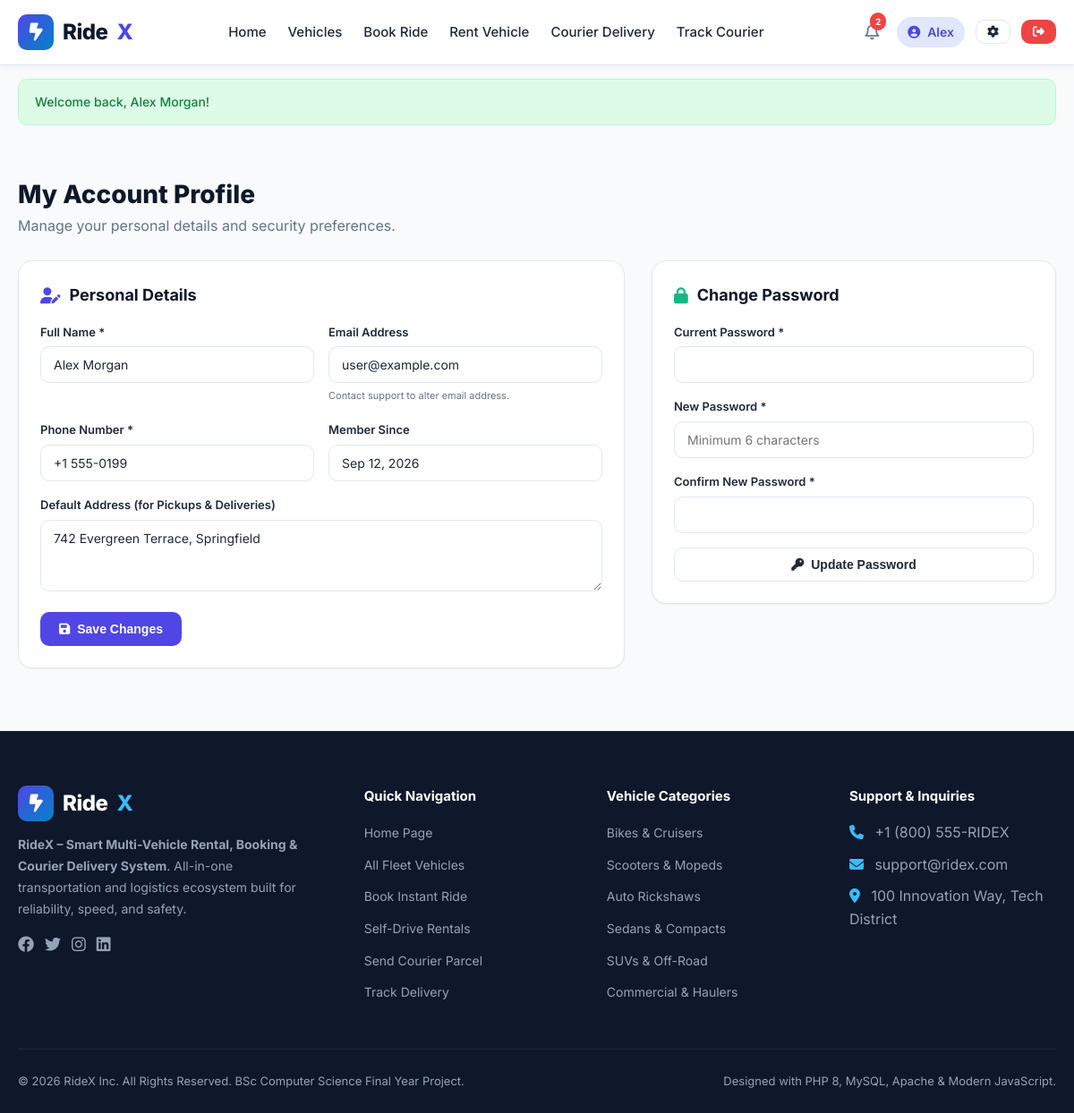
The app's page /profile.php (signed in) with its own data.
### tables this page shows
CREATE TABLE `users` (
  `id` INT AUTO_INCREMENT PRIMARY KEY,
  `full_name` VARCHAR(100) NOT NULL,
  `email` VARCHAR(120) NOT NULL UNIQUE,
  `phone` VARCHAR(20) NOT NULL,
  `password` VARCHAR(255) NOT NULL,
  `address` TEXT NULL,
  `avatar` VARCHAR(255) DEFAULT 'default-avatar.png',
  `status` ENUM('active', 'suspended') NOT NULL DEFAULT 'active',
  `created_at` TIMESTAMP DEFAULT CURRENT_TIMESTAMP,
  INDEX `idx_user_email` (`email`)
);

### profile.php (the view, shortened to what this page needs)
<?php
require_once __DIR__ . '/config/db.php';
include __DIR__ . '/includes/header.php';
?>
<div class="container" style="padding-top: 35px; padding-bottom: 70px;">
    <div style="margin-bottom: 25px;">
        <h1 style="font-size: 28px; font-weight: 800; color: var(--dark);">My Account Profile</h1>
        <p style="color: var(--text-muted);">Manage your personal details and security preferences.</p>
    </div>
    <div style="display: grid; grid-template-columns: 1.2fr 0.8fr; gap: 30px; align-items: start;">
        <div class="card">
            <h3 class="card-title"><i class="fa-solid fa-user-pen" style="color: var(--primary);"></i> Personal Details</h3>
            <form action="profile.php" method="POST">
                <div class="form-row">
                    <div class="form-group">
                        <label>Full Name *</label>
                        <input type="text" name="full_name" class="form-control" value="<?= htmlspecialchars($currentUser['full_name']) ?>" required>
                    </div>
                    <div class="form-group">
                        <label>Email Address</label>
                        <input type="email" class="form-control" value="<?= htmlspecialchars($currentUser['email']) ?>" disabled title="Email cannot be changed directly for security reasons">
                        <small style="color: var(--text-muted); font-size: 11px;">Contact support to alter email address.</small>
                    </div>
                </div>
                <div class="form-row">
                    <div class="form-group">
                        <label>Phone Number *</label>
                        <input type="tel" name="phone" class="form-control" value="<?= htmlspecialchars($currentUser['phone']) ?>" required>
                    </div>
                    <div class="form-group">
                        <label>Member Since</label>
                        <input type="text" class="form-control" value="<?= date('M d, Y', strtotime($currentUser['created_at'])) ?>" disabled>
                    </div>
                </div>
                <div class="form-group">
                    <label>Default Address (for Pickups & Deliveries)</label>
                    <textarea name="address" class="form-control" placeholder="Street, apartment, city, and postal code"><?= htmlspecialchars($currentUser['address'] ?? '') ?></textarea>
                </div>
                <button type="submit" class="btn btn-primary"><i class="fa-solid fa-floppy-disk"></i> Save Changes</button>
            </form>
        </div>
        <div class="card">
            <h3 class="card-title"><i class="fa-solid fa-lock" style="color: var(--accent);"></i> Change Password</h3>
            <form action="profile.php" method="POST">
                <div class="form-group">
                    <label>Current Password *</label>
                    <input type="password" name="current_password" class="form-control" required>
                </div>
                <div class="form-group">
                    <label>New Password *</label>
                    <input type="password" name="new_password" class="form-control" placeholder="Minimum 6 characters" required>
                </div>
                <div class="form-group">
                    <label>Confirm New Password *</label>
                    <input type="password" name="confirm_password" class="form-control" required>
                </div>
                <button type="submit" class="btn btn-outline btn-block"><i class="fa-solid fa-key"></i> Update Password</button>
            </form>
        </div>
    </div>
</div>
<?php include __DIR__ . '/includes/footer.php'; ?>

### includes/header.php (shortened to what this page needs)
<?php
require_once __DIR__ . '/../config/db.php';
$currentPage = basename($_SERVER['PHP_SELF']);
$currentUser = getCurrentUser();
$unreadNotifs = $currentUser ? getUnreadNotificationCount($currentUser['id']) : 0;
?>
<!DOCTYPE html>
<html lang="en">
<head>
    <link rel="stylesheet" href="https://cdnjs.cloudflare.com/ajax/libs/font-awesome/6.4.0/css/all.min.css">
    <link rel="stylesheet" href="css/style.css">
</head>
<body>
<header class="navbar">
    <div class="container nav-container">
        <a href="index.php" class="brand-logo" title="RideX – Smart Multi-Vehicle Rental, Booking & Courier Delivery System">
            <div class="brand-icon">
                <i class="fa-solid fa-bolt-lightning"></i>
            </div>
            Ride<span>X</span>
        </a>
        <ul class="nav-links">
            <li><a href="index.php" class="<?= $currentPage === 'index.php' ? 'active' : '' ?>">Home</a></li>
            <li><a href="vehicles.php" class="<?= $currentPage === 'vehicles.php' || $currentPage === 'vehicle_details.php' ? 'active' : '' ?>">Vehicles</a></li>
            <li><a href="booking.php" class="<?= $currentPage === 'booking.php' ? 'active' : '' ?>">Book Ride</a></li>
            <li><a href="rental.php" class="<?= $currentPage === 'rental.php' ? 'active' : '' ?>">Rent Vehicle</a></li>
            <li><a href="courier.php" class="<?= $currentPage === 'courier.php' ? 'active' : '' ?>">Courier Delivery</a></li>
            <li><a href="tracking.php" class="<?= $currentPage === 'tracking.php' ? 'active' : '' ?>">Track Courier</a></li>
        </ul>
        <div class="nav-actions">
            <?php if ($currentUser): ?>
                <a href="dashboard.php#notifications" class="notif-bell" title="Notifications">
                    <i class="fa-regular fa-bell"></i>
                    <?php if ($unreadNotifs > 0): ?>
                        <span class="badge"><?= $unreadNotifs ?></span>
                    <?php endif; ?>
                </a>
                <div class="nav-user">
                    <a href="dashboard.php" class="user-badge">
                        <i class="fa-solid fa-circle-user"></i>
                        <span><?= htmlspecialchars(explode(' ', $currentUser['full_name'])[0]) ?></span>
                    </a>
                    <a href="profile.php" class="btn btn-sm btn-outline" title="My Profile"><i class="fa-solid fa-gear"></i></a>
                    <a href="logout.php" class="btn btn-sm btn-danger" title="Logout"><i class="fa-solid fa-right-from-bracket"></i></a>
                </div>
            <?php else: ?>
                <a href="login.php" class="btn btn-sm btn-outline">Sign In</a>
                <a href="register.php" class="btn btn-sm btn-primary">Get Started</a>
            <?php endif; ?>
        </div>
    </div>
</header>
<div class="container" style="margin-top: 15px;">
    <?= getFlash() ?>
</div>

### css/style.css (style rules this page uses)
:root { --primary: #4f46e5; --primary-hover: #4338ca; --primary-light: #e0e7ff; --secondary: #0284c7; --secondary-hover: #0369a1; --accent: #10b981; --warning: #f59e0b; --danger: #ef4444; --dark: #0f172a; --dark-surface: #1e293b; --card-bg: #ffffff; --bg-page: #f8fafc; --text-main: #1e293b; --text-muted: #64748b; --text-light: #94a3b8; --border: #e2e8f0; --border-focus: #818cf8; --radius-sm: 6px; --radius-md: 10px; --radius-lg: 16px; --shadow-sm: 0 1px 2px rgba(0, 0, 0, 0.05); --shadow-md: 0 4px 12px rgba(0, 0, 0, 0.08); --shadow-lg: 0 10px 25px -3px rgba(0, 0, 0, 0.1); --transition: all 0.25s cubic-bezier(0.4, 0, 0.2, 1); --font-main: 'Inter', -apple-system, BlinkMacSystemFont, "Segoe UI", Roboto, sans-serif; }
*, *::before, *::after { box-sizing: border-box; margin: 0; padding: 0; }
body { font-family: var(--font-main); background-color: var(--bg-page); color: var(--text-main); line-height: 1.6; min-height: 100vh; display: flex; flex-direction: column; }
a { color: var(--primary); text-decoration: none; transition: var(--transition); }
.container { width: 100%; max-width: 1240px; margin: 0 auto; padding: 0 20px; }
.navbar { background: #ffffff; border-bottom: 1px solid var(--border); position: sticky; top: 0; z-index: 1000; box-shadow: 0 2px 8px rgba(0,0,0,0.04); }
.navbar .nav-container { display: flex; align-items: center; justify-content: space-between; height: 72px; }
.brand-logo { display: flex; align-items: center; gap: 10px; font-size: 24px; font-weight: 800; color: var(--dark); letter-spacing: -0.5px; }
.brand-logo .brand-icon { width: 40px; height: 40px; background: linear-gradient(135deg, var(--primary), var(--secondary)); color: #fff; border-radius: var(--radius-md); display: flex; align-items: center; justify-content: center; font-size: 20px; }
.brand-logo span { color: var(--primary); }
.nav-links { display: flex; align-items: center; list-style: none; gap: 24px; }
.nav-links a { font-weight: 500; color: var(--text-main); font-size: 15px; padding: 6px 0; position: relative; }
.nav-actions { display: flex; align-items: center; gap: 14px; }
.nav-user { display: flex; align-items: center; gap: 12px; position: relative; }
.user-badge { display: flex; align-items: center; gap: 8px; padding: 6px 12px; background: var(--primary-light); color: var(--primary); border-radius: 30px; font-size: 14px; font-weight: 600; }
.notif-bell { position: relative; font-size: 18px; color: var(--text-muted); padding: 6px; cursor: pointer; }
.notif-bell .badge { position: absolute; top: -2px; right: -2px; background: var(--danger); color: #fff; font-size: 10px; font-weight: 700; padding: 2px 6px; border-radius: 10px; }
.btn { display: inline-flex; align-items: center; justify-content: center; gap: 8px; padding: 10px 20px; font-size: 14px; font-weight: 600; border-radius: var(--radius-md); cursor: pointer; border: 1px solid transparent; transition: var(--transition); text-decoration: none; white-space: nowrap; }
.btn-sm { padding: 6px 12px; font-size: 13px; }
.btn-primary { background: var(--primary); color: #ffffff !important; }
.btn-outline { background: transparent; border-color: var(--border); color: var(--text-main); }
.btn-danger { background: var(--danger); color: #fff !important; }
.btn-block { width: 100%; }
.form-group { margin-bottom: 16px; }
.form-group label { display: block; font-size: 13px; font-weight: 600; color: var(--text-main); margin-bottom: 6px; }
.form-row { display: grid; grid-template-columns: repeat(auto-fit, minmax(200px, 1fr)); gap: 16px; }
.form-control { width: 100%; padding: 11px 14px; font-size: 14px; border: 1px solid var(--border); border-radius: var(--radius-md); background-color: #ffffff; color: var(--text-main); transition: var(--transition); font-family: inherit; }
textarea.form-control { resize: vertical; min-height: 80px; }
.card { background: #ffffff; border: 1px solid var(--border); border-radius: var(--radius-lg); padding: 24px; box-shadow: var(--shadow-sm); }
.card-title { font-size: 18px; font-weight: 700; margin-bottom: 16px; display: flex; align-items: center; gap: 10px; color: var(--dark); }

### records on screen
users: full_name "Alex", full_name "Alex Morgan", email "user@example.com", phone "+1 555-0199", created_at "Sep 12, 2026", address "742 Evergreen Terrace, Springfield"

### other values on screen
$unreadNotifs "2"
$msg "Welcome back, Alex Morgan!"
